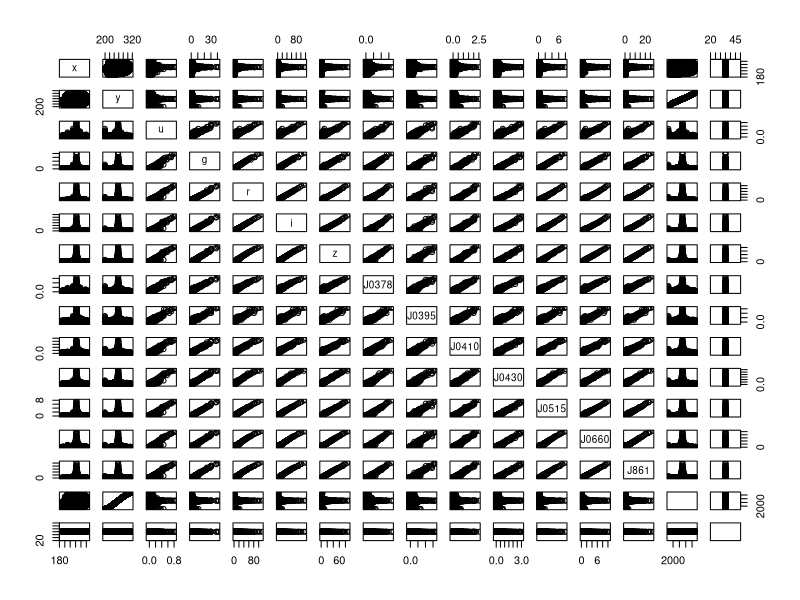
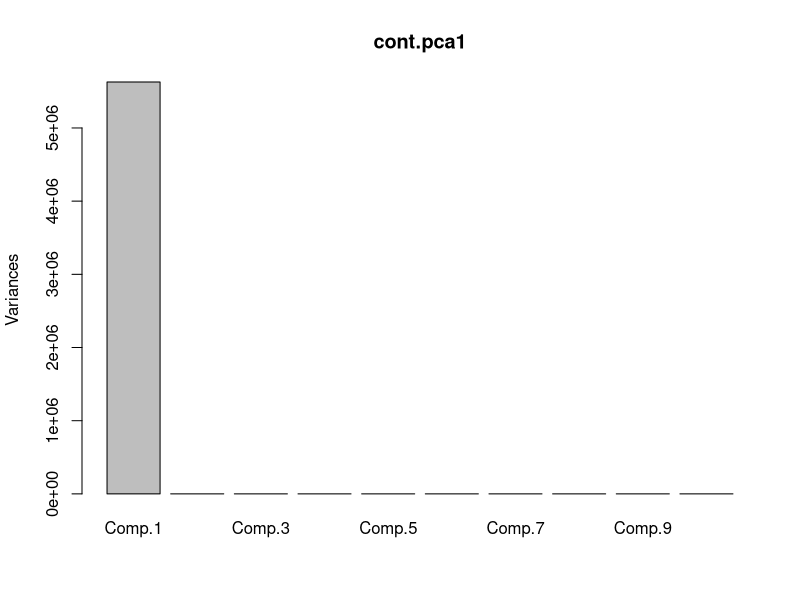
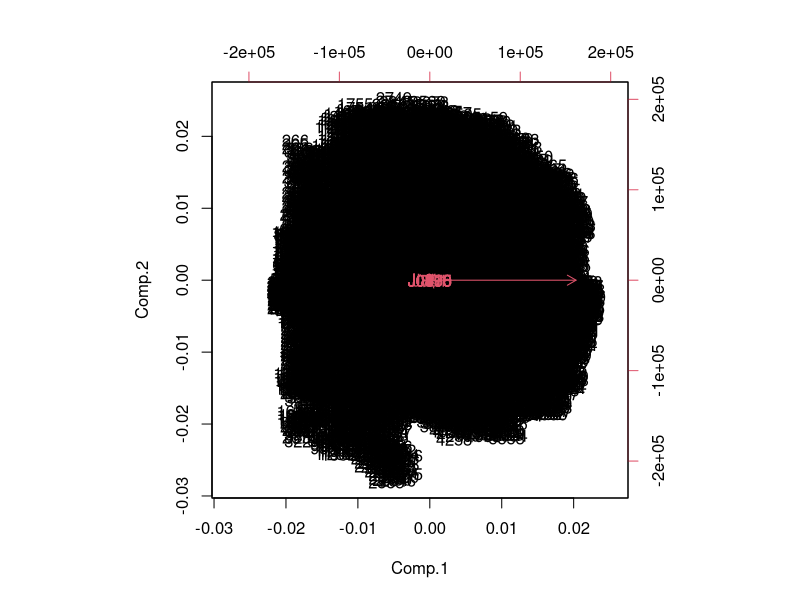
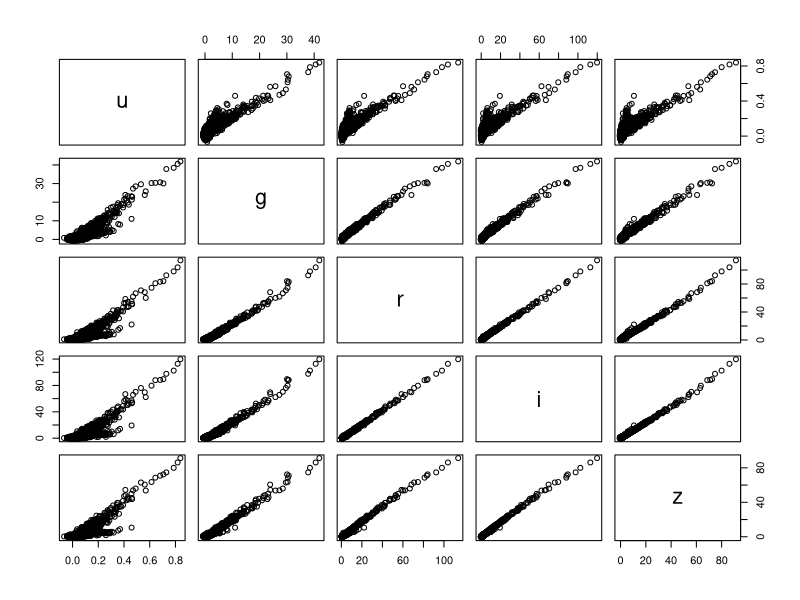
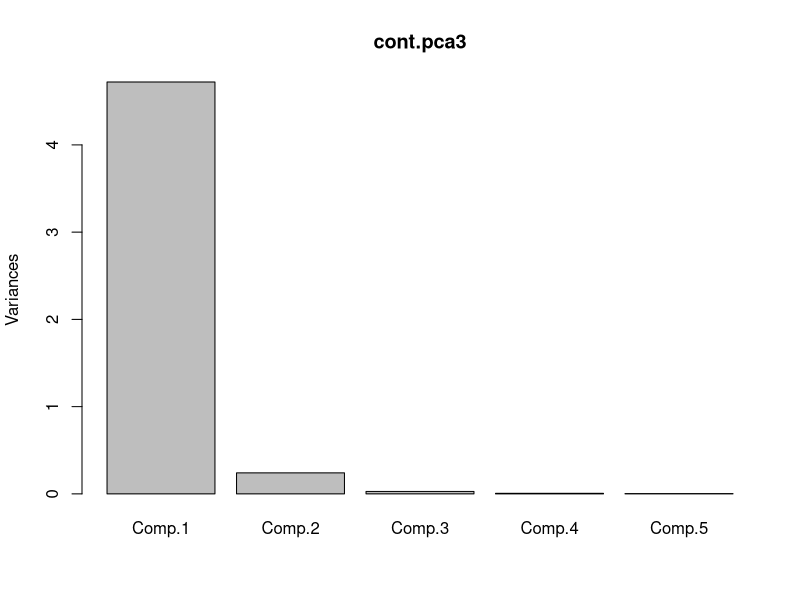
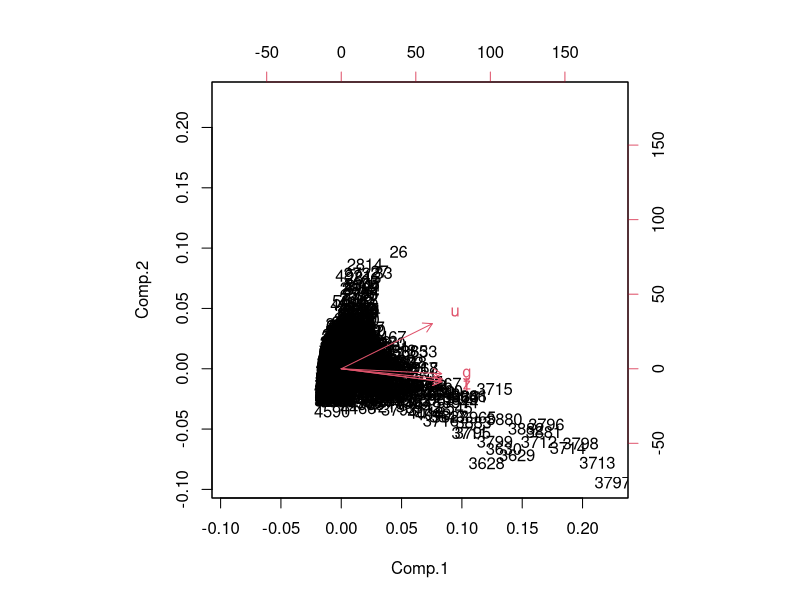

Here is the R script that generated these plots, in order:
setwd('/home/pnovais/Dropbox/DOUTORADO/JPLUS_clusters/gal_A2589A2593/')
data1 = read.table("gal_old.txt")
colnames(data1) <- c("x","y",'u','g','r','i','z','J0378','J0395','J0410','J0430','J0515','J0660','J861')
pairs(data1)
cont.pca1 <- princomp(data1,scores = TRUE)
summary(cont.pca1)
plot(cont.pca1)
biplot(cont.pca1)
cont.pca1$loadings
cont.pca1$scores
data2 <- cbind(data1$u, data1$g, data1$r, data1$i, data1$z, data1$J0378, data1$J0395,data1$J0410, data1$J0430,data1$J0515,data1$J0660,data1$J861)

data3 <- cbind(data1$u, data1$g, data1$r, data1$i, data1$z)
colnames(data3) <- c('u','g','r','i','z')
pairs(data3)
cont.pca3 <- princomp(data3,scores = TRUE, cor=TRUE)
summary(cont.pca3)
plot(cont.pca3)
biplot(cont.pca3)